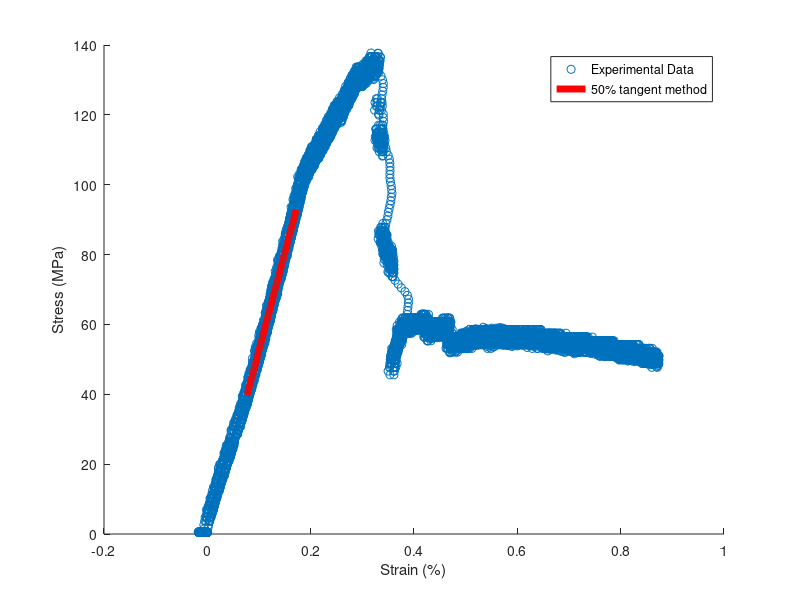

MATLAB code for this plot:
%%
%%% Arian Velayati, PhD
%%%% This script is used to find the Young's modulus of rocks using the 50%
%%%% max peak stress method

clc; clear; close;
%% Input

ea = load('ea.txt'); % Axial strain (%)
Sd = load('sd.txt'); % Deviatoric Stress (MPa)
%% Calculations

Sd_m = max(Sd); % Max Sd value
Sd_mh = 0.5*Sd_m; % Half Sd_m
r = find(Sd>Sd_mh); %find the row in which the 0.5 half peak stress can be found

n = 100; % arbitrary row distancing from the 
f = polyfit(ea(r(1)-n:(r(1)+n)), Sd(r(1)-n:r(1)+n),1); %Fitting a linear tanget around 50% of peak s1

fout = f;
for i = 1:10
    % f = polyfit(ea((r(1)+n):r(1)), Sd((r(1)+n):r(1)),1)
    n = n + 100;
f = polyfit(ea(r(1)-n:(r(1)+n)), Sd(r(1)-n:r(1)+n),1);
fout = [fout;f];
if (fout(i+1,1)-fout(i,1))/fout(i+1,1) < 0.01
    disp('Optimal n is: '); disp(n); 
    disp('E (GPa) is: '); disp(f(:,1)/10)
     break
end
end

 
 %% plot
 
scatter(ea,Sd)
hold on 
x = linspace(ea(r(1)-n),ea(r(1)+n),100);
y = f(1).*x+f(2);
plot(x,y,'r','LineWidth',5)
xlabel('Strain (%)')
ylabel('Stress (MPa)')
legend('Experimental Data','50% tangent method')
 
